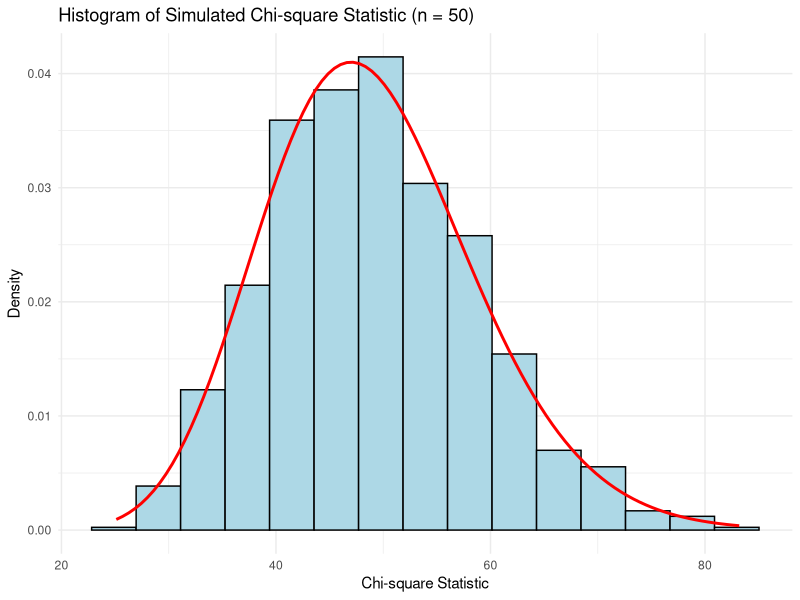
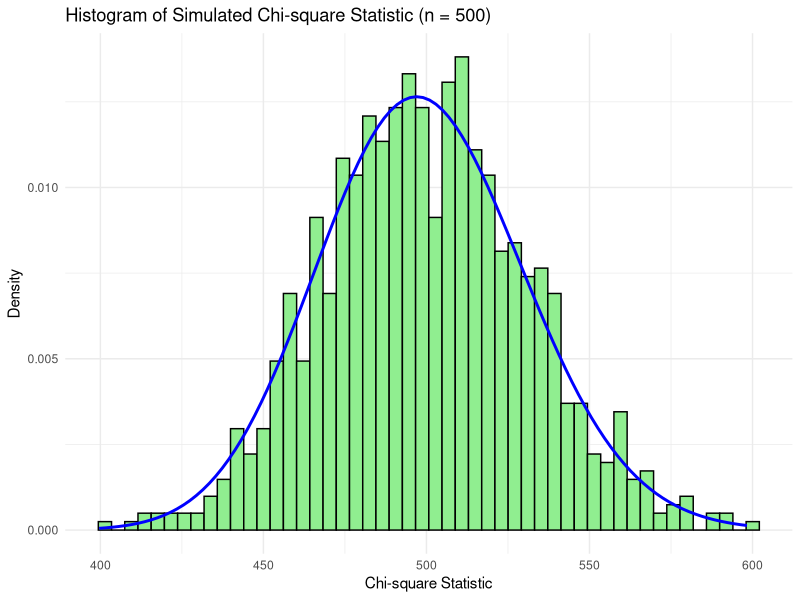

Here is the R script that generated these plots, in order: (Note: this script raises an error after producing the figures.)

library(ggplot2)

set.seed(123)

# Parameters
n <- 50
mu <- 44
sigma <- 15
true_var <- sigma^2
reps <- 1000

# Simulate chi-square statistics
chi_stats <- replicate(reps, {
  x <- rnorm(n, mean = mu, sd = sigma)
  s2 <- var(x)
  (n - 1) * s2 / true_var
})

df <- data.frame(ChiStat = chi_stats)

# Plot
ggplot(df, aes(x = ChiStat)) +
  geom_histogram(aes(y = after_stat(density)), bins = 15, fill = "lightblue", color = "black") +
  stat_function(fun = dchisq, args = list(df = n - 1), color = "red", linewidth = 1) +
  labs(title = "Histogram of Simulated Chi-square Statistic (n = 50)",
       x = "Chi-square Statistic", y = "Density") +
  theme_minimal()









 #b
# Parameters
n <- 500

# Simulate
chi_stats_500 <- replicate(reps, {
  x <- rnorm(n, mean = mu, sd = sigma)
  s2 <- var(x)
  (n - 1) * s2 / true_var
})

df_500 <- data.frame(ChiStat = chi_stats_500)

# Plot
ggplot(df_500, aes(x = ChiStat)) +
  geom_histogram(aes(y = after_stat(density)), bins = 50, fill = "lightgreen", color = "black") +
  stat_function(fun = dchisq, args = list(df = n - 1), color = "blue", linewidth = 1) +
  labs(title = "Histogram of Simulated Chi-square Statistic (n = 500)",
       x = "Chi-square Statistic", y = "Density") +
  theme_minimal()


var(x)

